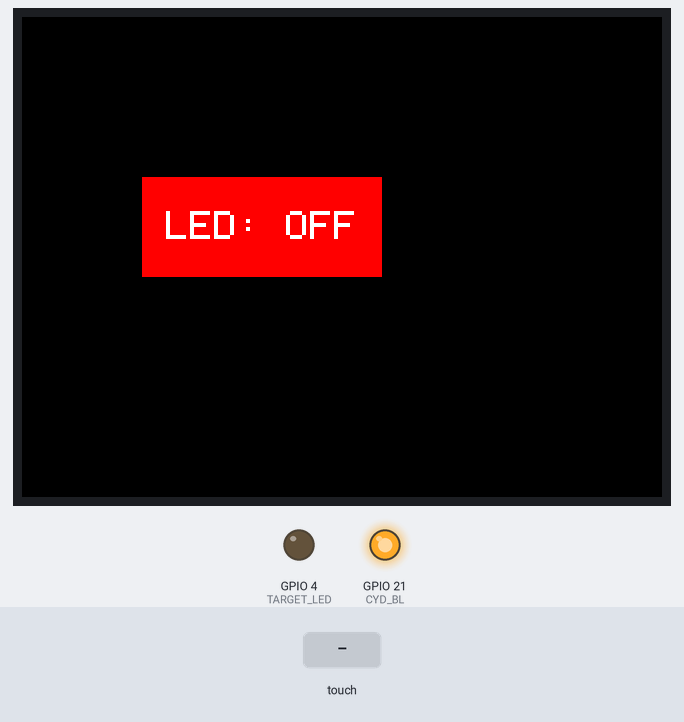
The sketch below on a simulated ESP32. Shown: 320×240 colour display, output pins drawn as LEDs (lit = HIGH). The inputs (shaded band) are chosen by the test bench. What the sketch prints to the serial monitor is not drawn.

Above: at 1.4 s.
1.5 s: touch panel pressed at 38 % / 50 % of its raw x / y range
At 1.54 s:
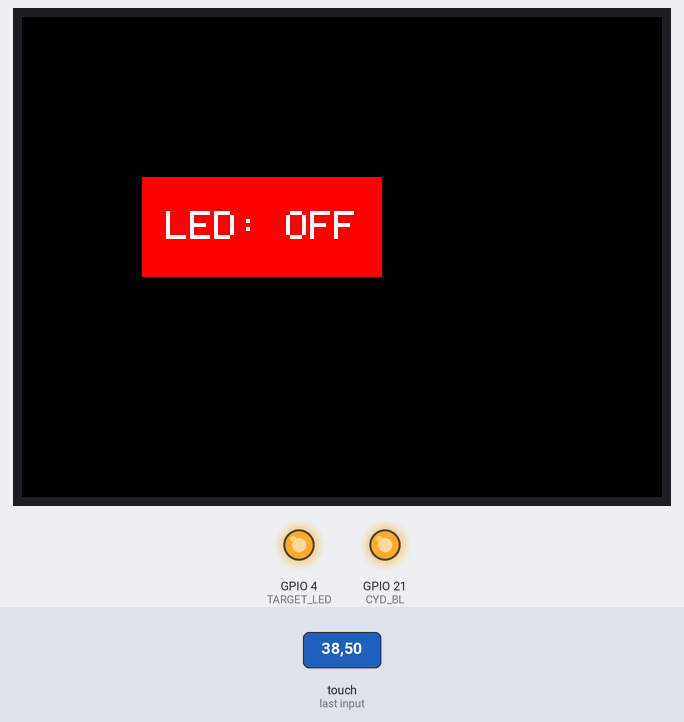
At 2.1 s:
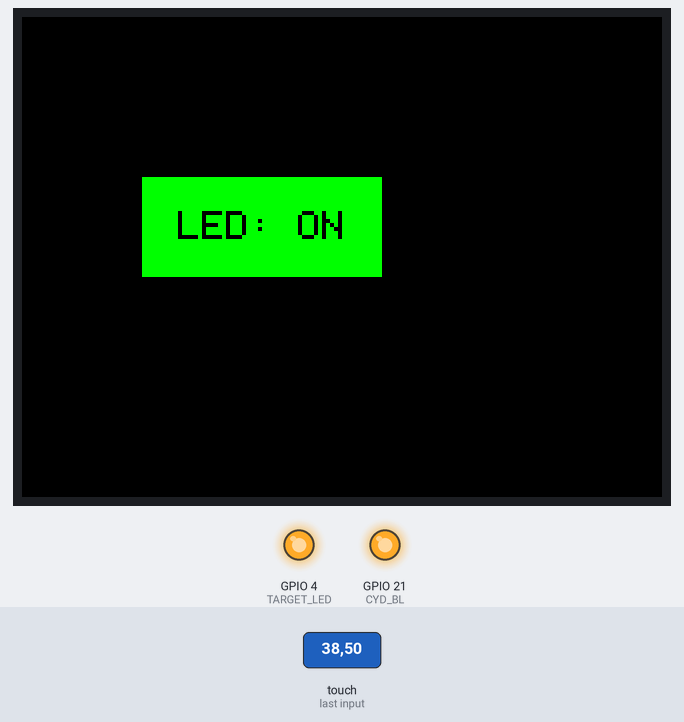
3.0 s: touch panel pressed at 38 % / 50 % of its raw x / y range
At 3.04 s:
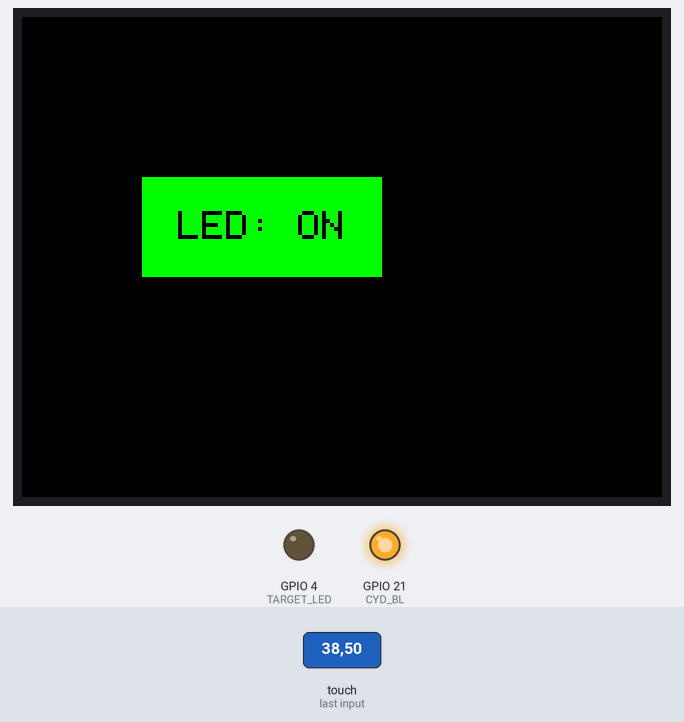
Timing chart, 0 to 6.0 s (numbered marks = the images above; inputs shaded):
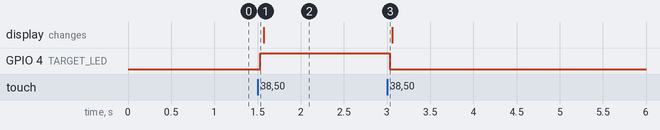

The sketch:

FreeRTOS_ESP32_CYD_Control_Led.ino
```cpp
#include <SPI.h>
#include <TFT_eSPI.h>
#include <XPT2046_Touchscreen.h>

// กำหนดพินทัชสกรีนตามแผนผังตรงรุ่น
#define XPT2046_CLK  25
#define XPT2046_CS   33
#define XPT2046_DIN  32
#define XPT2046_OUT  39
#define XPT2046_IRQ  36

#define CYD_BL       21 // Backlight

// --- กำหนดพิน LED สำหรับทดสอบ (เลือกอย่างใดอย่างหนึ่ง) ---
#define TARGET_LED   4   // ใช้ Green LED บนบอร์ด (อ้างอิงพิน RGB: IO4)
// #define TARGET_LED 27 // หรือจะสลับไปใช้พิน IO27 ที่พอร์ตขยายภายนอก

TFT_eSPI tft = TFT_eSPI();
SPIClass touchSPI(VSPI);
XPT2046_Touchscreen touch(XPT2046_CS, XPT2046_IRQ);

const int btnX = 60;
const int btnY = 80;
const int btnW = 120;
const int btnH = 50;

#define TS_MINX 300
#define TS_MAXX 3900
#define TS_MINY 200
#define TS_MAXY 3800

TaskHandle_t xGuiTaskHandle = NULL;
TaskHandle_t xLogicTaskHandle = NULL;

// ตัวแปรเก็บสถานะ (Thread-Safe Flags)
volatile bool isButtonPressed = false;
volatile bool ledState = false; // false = OFF, true = ON

void vGuiTask(void * pvParameters);
void vLogicTask(void * pvParameters);

void setup() {
  Serial.begin(115200);

  // ตั้งค่าพิน LED
  pinMode(TARGET_LED, OUTPUT);
  digitalWrite(TARGET_LED, LOW); // เริ่มต้นที่ OFF

  pinMode(CYD_BL, OUTPUT);
  digitalWrite(CYD_BL, HIGH);

  tft.init();
  tft.setRotation(1);
  tft.fillScreen(TFT_BLACK);

  touchSPI.begin(XPT2046_CLK, XPT2046_OUT, XPT2046_DIN, XPT2046_CS);
  touch.begin(touchSPI);
  touch.setRotation(1);

  // วาดปุ่มสถานะเริ่มต้น (LED: OFF)
  tft.fillRect(btnX, btnY, btnW, btnH, TFT_RED); // OFF ใช้สีแดง
  tft.setTextColor(TFT_WHITE);
  tft.setTextSize(2);
  tft.drawCentreString("LED: OFF", btnX + (btnW / 2), btnY + (btnH / 2) - 8, 1);

  // สร้าง FreeRTOS Tasks
  xTaskCreatePinnedToCore(vGuiTask, "GUI_Task", 4096, NULL, 2, &xGuiTaskHandle, 1);
  xTaskCreatePinnedToCore(vLogicTask, "Logic_Task", 4096, NULL, 1, &xLogicTaskHandle, 0);
}

// === Core 1: จัดการหน้าจอและอ่านค่าทัชสกรีน ===
void vGuiTask(void * pvParameters) {
  for(;;) {
    if (touch.touched()) {
      TS_Point p = touch.getPoint();
      int touchX = map(p.x, TS_MINX, TS_MAXX, 0, 320);
      int touchY = map(p.y, TS_MINY, TS_MAXY, 0, 240);

      if ((touchX >= btnX && touchX <= (btnX + btnW)) && (touchY >= btnY && touchY <= (btnY + btnH))) {

        // ส่งสัญญาณบอก Core 0 ว่าปุ่มโดนกดแล้ว
        isButtonPressed = true;

        // รอให้ Core 0 ทำการสลับสถานะ ledState ให้เสร็จก่อนแป๊บหนึ่ง
        vTaskDelay(pdMS_TO_TICKS(50));

        // วาด UI ใหม่ตามสถานะ ledState ที่ถูกเปลี่ยน
        if (ledState) {
          tft.fillRect(btnX, btnY, btnW, btnH, TFT_GREEN); // ON ใช้สีเขียว
          tft.setTextColor(TFT_BLACK);
          tft.drawCentreString("LED: ON", btnX + (btnW / 2), btnY + (btnH / 2) - 8, 1);
        } else {
          tft.fillRect(btnX, btnY, btnW, btnH, TFT_RED);   // OFF ใช้สีแดง
          tft.setTextColor(TFT_WHITE);
          tft.drawCentreString("LED: OFF", btnX + (btnW / 2), btnY + (btnH / 2) - 8, 1);
        }

        vTaskDelay(pdMS_TO_TICKS(400)); // หน่วงเวลา Debounce กันปุ่มรัว
      }
    }
    vTaskDelay(pdMS_TO_TICKS(20));
  }
}

// === Core 0: ควบคุมฮาร์ดแวร์ LED ด้านหลัง ===
void vLogicTask(void * pvParameters) {
  for(;;) {
    if (isButtonPressed) {
      // สลับสถานะตัวแปร (Toggle)
      ledState = !ledState;

      // สั่งงานขา GPIO ให้กระแสไฟเปลี่ยนตามตัวแปร
      if (ledState) {
        digitalWrite(TARGET_LED, HIGH); // ไฟติด
        Serial.println("[HARDWARE] LED Turned ON");
      } else {
        digitalWrite(TARGET_LED, LOW);  // ไฟดับ
        Serial.println("[HARDWARE] LED Turned OFF");
      }

      isButtonPressed = false; // เคลียร์สถานะการกด
    }
    vTaskDelay(pdMS_TO_TICKS(50)); // ทำงานตรวจเช็กทุกๆ 50ms
  }
}

void loop() {
  vTaskDelete(NULL);
}
```

Measured:
- after the input at 1.5 s, GPIO 4 (TARGET_LED): LOW → HIGH at once
- after the input at 3.0 s, GPIO 4 (TARGET_LED): HIGH → LOW at once
